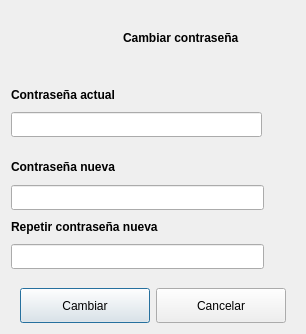
<?xml version="1.0" encoding="UTF-8"?>
<ui version="4.0">
 <class>dlgCambiarClave</class>
 <widget class="QDialog" name="dlgCambiarClave">
  <property name="geometry">
   <rect>
    <x>0</x>
    <y>0</y>
    <width>306</width>
    <height>334</height>
   </rect>
  </property>
  <property name="windowTitle">
   <string>Cambiar contraseña</string>
  </property>
  <property name="windowIcon">
   <iconset resource="recursos.qrc">
    <normaloff>:/img/logo_icono_nuevo.ico</normaloff>:/img/logo_icono_nuevo.ico</iconset>
  </property>
  <layout class="QGridLayout" name="gridLayout">
   <item row="0" column="0">
    <layout class="QVBoxLayout" name="verticalLayout_2">
     <item>
      <layout class="QHBoxLayout" name="horizontalLayout">
       <item>
        <spacer name="horizontalSpacer">
         <property name="orientation">
          <enum>Qt::Horizontal</enum>
         </property>
         <property name="sizeHint" stdset="0">
          <size>
           <width>40</width>
           <height>20</height>
          </size>
         </property>
        </spacer>
       </item>
       <item>
        <widget class="QLabel" name="etqLogo">
         <property name="minimumSize">
          <size>
           <width>50</width>
           <height>50</height>
          </size>
         </property>
         <property name="maximumSize">
          <size>
           <width>50</width>
           <height>50</height>
          </size>
         </property>
         <property name="text">
          <string/>
         </property>
         <property name="pixmap">
          <pixmap resource="recursos.qrc">:/img/password.png</pixmap>
         </property>
         <property name="scaledContents">
          <bool>true</bool>
         </property>
        </widget>
       </item>
       <item>
        <widget class="QLabel" name="etqTitulo">
         <property name="font">
          <font>
           <weight>75</weight>
           <bold>true</bold>
          </font>
         </property>
         <property name="focusPolicy">
          <enum>Qt::StrongFocus</enum>
         </property>
         <property name="text">
          <string>Cambiar contraseña</string>
         </property>
        </widget>
       </item>
       <item>
        <spacer name="horizontalSpacer_2">
         <property name="orientation">
          <enum>Qt::Horizontal</enum>
         </property>
         <property name="sizeHint" stdset="0">
          <size>
           <width>40</width>
           <height>20</height>
          </size>
         </property>
        </spacer>
       </item>
      </layout>
     </item>
     <item>
      <spacer name="verticalSpacer_3">
       <property name="orientation">
        <enum>Qt::Vertical</enum>
       </property>
       <property name="sizeType">
        <enum>QSizePolicy::Fixed</enum>
       </property>
       <property name="sizeHint" stdset="0">
        <size>
         <width>20</width>
         <height>13</height>
        </size>
       </property>
      </spacer>
     </item>
     <item>
      <layout class="QHBoxLayout" name="horizontalLayout_3">
       <item>
        <layout class="QVBoxLayout" name="verticalLayout">
         <item>
          <widget class="QLabel" name="etqClaveActual">
           <property name="font">
            <font>
             <weight>75</weight>
             <bold>true</bold>
            </font>
           </property>
           <property name="text">
            <string>&lt;html&gt;&lt;head/&gt;&lt;body&gt;&lt;p&gt;&lt;span style=&quot; font-weight:600;&quot;&gt;Contraseña actual&lt;/span&gt;&lt;/p&gt;&lt;/body&gt;&lt;/html&gt;</string>
           </property>
          </widget>
         </item>
         <item>
          <widget class="QLineEdit" name="lineaClaveActual">
           <property name="minimumSize">
            <size>
             <width>251</width>
             <height>25</height>
            </size>
           </property>
           <property name="maximumSize">
            <size>
             <width>16777215</width>
             <height>25</height>
            </size>
           </property>
           <property name="toolTip">
            <string>Debe comprender entre 8 y 16 caracteres, tener al menos 1 letra en mayúscula, 1 letra en minúscula, y 1 número</string>
           </property>
           <property name="inputMethodHints">
            <set>Qt::ImhHiddenText|Qt::ImhLatinOnly|Qt::ImhNoAutoUppercase|Qt::ImhNoPredictiveText|Qt::ImhPreferLatin|Qt::ImhPreferUppercase|Qt::ImhSensitiveData|Qt::ImhUppercaseOnly</set>
           </property>
           <property name="maxLength">
            <number>16</number>
           </property>
           <property name="echoMode">
            <enum>QLineEdit::Password</enum>
           </property>
          </widget>
         </item>
        </layout>
       </item>
       <item>
        <spacer name="horizontalSpacer_3">
         <property name="orientation">
          <enum>Qt::Horizontal</enum>
         </property>
         <property name="sizeHint" stdset="0">
          <size>
           <width>40</width>
           <height>20</height>
          </size>
         </property>
        </spacer>
       </item>
      </layout>
     </item>
     <item>
      <spacer name="verticalSpacer_2">
       <property name="orientation">
        <enum>Qt::Vertical</enum>
       </property>
       <property name="sizeType">
        <enum>QSizePolicy::Fixed</enum>
       </property>
       <property name="sizeHint" stdset="0">
        <size>
         <width>20</width>
         <height>13</height>
        </size>
       </property>
      </spacer>
     </item>
     <item>
      <layout class="QVBoxLayout" name="verticalLayout_8">
       <item>
        <widget class="QLabel" name="etqClave">
         <property name="font">
          <font>
           <weight>75</weight>
           <bold>true</bold>
          </font>
         </property>
         <property name="text">
          <string>&lt;html&gt;&lt;head/&gt;&lt;body&gt;&lt;p&gt;&lt;span style=&quot; font-weight:600;&quot;&gt;Contraseña nueva&lt;/span&gt;&lt;/p&gt;&lt;/body&gt;&lt;/html&gt;</string>
         </property>
        </widget>
       </item>
       <item>
        <layout class="QHBoxLayout" name="horizontalLayout_7">
         <item>
          <widget class="QLineEdit" name="lineaClave">
           <property name="minimumSize">
            <size>
             <width>251</width>
             <height>25</height>
            </size>
           </property>
           <property name="maximumSize">
            <size>
             <width>16777215</width>
             <height>25</height>
            </size>
           </property>
           <property name="toolTip">
            <string>Debe comprender entre 8 y 16 caracteres, tener al menos 1 letra en mayúscula, 1 letra en minúscula, y 1 número</string>
           </property>
           <property name="inputMethodHints">
            <set>Qt::ImhHiddenText|Qt::ImhLatinOnly|Qt::ImhNoAutoUppercase|Qt::ImhNoPredictiveText|Qt::ImhPreferLatin|Qt::ImhPreferUppercase|Qt::ImhSensitiveData|Qt::ImhUppercaseOnly</set>
           </property>
           <property name="maxLength">
            <number>16</number>
           </property>
           <property name="echoMode">
            <enum>QLineEdit::Password</enum>
           </property>
          </widget>
         </item>
         <item>
          <widget class="QLabel" name="etqClaveValida">
           <property name="minimumSize">
            <size>
             <width>25</width>
             <height>25</height>
            </size>
           </property>
           <property name="maximumSize">
            <size>
             <width>25</width>
             <height>25</height>
            </size>
           </property>
           <property name="text">
            <string/>
           </property>
           <property name="pixmap">
            <pixmap resource="recursos.qrc">:/img/vacio.png</pixmap>
           </property>
           <property name="scaledContents">
            <bool>true</bool>
           </property>
          </widget>
         </item>
        </layout>
       </item>
      </layout>
     </item>
     <item>
      <layout class="QVBoxLayout" name="verticalLayout_9">
       <item>
        <widget class="QLabel" name="etqRepetir">
         <property name="font">
          <font>
           <weight>75</weight>
           <bold>true</bold>
          </font>
         </property>
         <property name="text">
          <string>&lt;html&gt;&lt;head/&gt;&lt;body&gt;&lt;p&gt;&lt;span style=&quot; font-weight:600;&quot;&gt;Repetir contraseña nueva&lt;/span&gt;&lt;/p&gt;&lt;/body&gt;&lt;/html&gt;</string>
         </property>
        </widget>
       </item>
       <item>
        <layout class="QHBoxLayout" name="horizontalLayout_8">
         <item>
          <widget class="QLineEdit" name="lineaRepetir">
           <property name="minimumSize">
            <size>
             <width>251</width>
             <height>25</height>
            </size>
           </property>
           <property name="maximumSize">
            <size>
             <width>16777215</width>
             <height>25</height>
            </size>
           </property>
           <property name="toolTip">
            <string>Debe comprender entre 8 y 16 caracteres, tener al menos 1 letra en mayúscula, 1 letra en minúscula, y 1 número</string>
           </property>
           <property name="inputMethodHints">
            <set>Qt::ImhHiddenText|Qt::ImhLatinOnly|Qt::ImhNoAutoUppercase|Qt::ImhNoPredictiveText|Qt::ImhPreferLatin|Qt::ImhPreferUppercase|Qt::ImhSensitiveData|Qt::ImhUppercaseOnly</set>
           </property>
           <property name="maxLength">
            <number>16</number>
           </property>
           <property name="echoMode">
            <enum>QLineEdit::Password</enum>
           </property>
          </widget>
         </item>
         <item>
          <widget class="QLabel" name="etqRepetirValida">
           <property name="minimumSize">
            <size>
             <width>25</width>
             <height>25</height>
            </size>
           </property>
           <property name="maximumSize">
            <size>
             <width>25</width>
             <height>25</height>
            </size>
           </property>
           <property name="text">
            <string/>
           </property>
           <property name="pixmap">
            <pixmap resource="recursos.qrc">:/img/vacio.png</pixmap>
           </property>
           <property name="scaledContents">
            <bool>true</bool>
           </property>
          </widget>
         </item>
        </layout>
       </item>
      </layout>
     </item>
     <item>
      <spacer name="verticalSpacer">
       <property name="orientation">
        <enum>Qt::Vertical</enum>
       </property>
       <property name="sizeType">
        <enum>QSizePolicy::Fixed</enum>
       </property>
       <property name="sizeHint" stdset="0">
        <size>
         <width>20</width>
         <height>13</height>
        </size>
       </property>
      </spacer>
     </item>
     <item>
      <layout class="QHBoxLayout" name="horizontalLayout_2">
       <item>
        <spacer name="horizontalSpacer_7">
         <property name="orientation">
          <enum>Qt::Horizontal</enum>
         </property>
         <property name="sizeHint" stdset="0">
          <size>
           <width>40</width>
           <height>20</height>
          </size>
         </property>
        </spacer>
       </item>
       <item>
        <widget class="QPushButton" name="btnCambiar">
         <property name="minimumSize">
          <size>
           <width>130</width>
           <height>35</height>
          </size>
         </property>
         <property name="maximumSize">
          <size>
           <width>130</width>
           <height>35</height>
          </size>
         </property>
         <property name="text">
          <string>Cambiar</string>
         </property>
         <property name="iconSize">
          <size>
           <width>25</width>
           <height>20</height>
          </size>
         </property>
        </widget>
       </item>
       <item>
        <widget class="QPushButton" name="btnCancelar">
         <property name="minimumSize">
          <size>
           <width>130</width>
           <height>35</height>
          </size>
         </property>
         <property name="maximumSize">
          <size>
           <width>130</width>
           <height>35</height>
          </size>
         </property>
         <property name="text">
          <string>Cancelar</string>
         </property>
         <property name="iconSize">
          <size>
           <width>25</width>
           <height>20</height>
          </size>
         </property>
        </widget>
       </item>
       <item>
        <spacer name="horizontalSpacer_4">
         <property name="orientation">
          <enum>Qt::Horizontal</enum>
         </property>
         <property name="sizeHint" stdset="0">
          <size>
           <width>40</width>
           <height>20</height>
          </size>
         </property>
        </spacer>
       </item>
      </layout>
     </item>
    </layout>
   </item>
  </layout>
 </widget>
 <resources>
  <include location="recursos.qrc"/>
 </resources>
 <connections/>
</ui>
